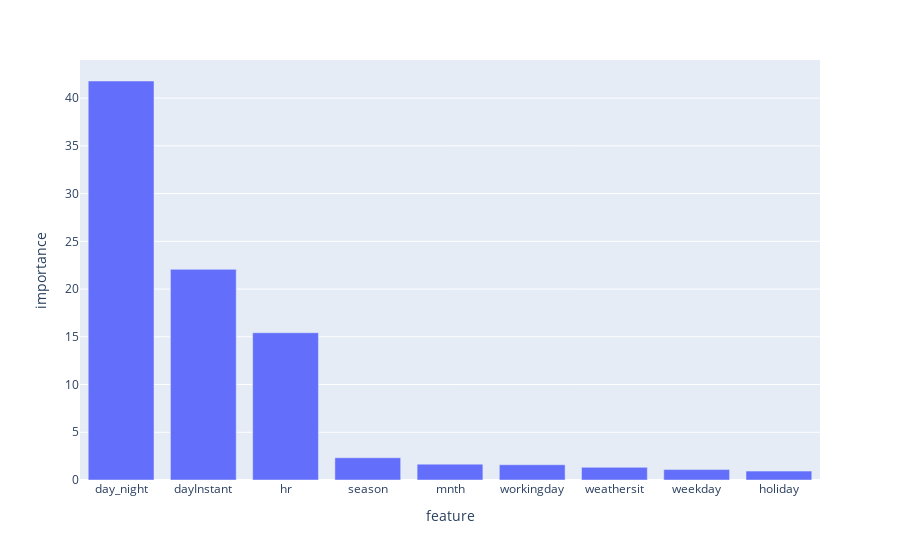

Notebook cell for this chart:
### Markdown cell above
Checking **Correlation** for categorical variables (anova)

### Code cell
from pandas import array
from sklearn.feature_selection import f_classif
corrAnova = data.loc[:,[
    'season',
    'mnth',
    'hr',
    'holiday',
    'weekday',
    'workingday',
    'weathersit',
    'dayInstant',
    'day_night'
]]

from sklearn.preprocessing import OrdinalEncoder
enc = OrdinalEncoder()
corrAnova['dayInstant'] = enc.fit_transform(corrAnova['dayInstant'].array.reshape(-1, 1))

lcorr = list(zip(corrAnova.columns, f_classif(corrAnova, data.cnt)[0]))
lcorr = pd.DataFrame(lcorr, columns=['feature','importance']).sort_values(by='importance', ascending=False)
px.bar(lcorr, x='feature', y='importance')

### Figure 1 — Plotly figure (JSON) as saved in the notebook; plotly's stock layout.template omitted (floating-point values rounded to 4 significant figures)
{"data": [{"alignmentgroup": "True", "hovertemplate": "feature=%{x}<br>importance=%{y}<extra></extra>", "legendgroup": "", "marker": {"color": "#636efa", "pattern": {"shape": ""}}, "name": "", "offsetgroup": "", "orientation": "v", "showlegend": false, "textposition": "auto", "type": "bar", "x": ["day_night", "dayInstant", "hr", "season", "mnth", "workingday", "weathersit", "weekday", "holiday"], "xaxis": "x", "y": [41.79, 22.07, 15.43, 2.331, 1.662, 1.6, 1.323, 1.092, 0.9308], "yaxis": "y"}], "layout": {"barmode": "relative", "legend": {"tracegroupgap": 0}, "margin": {"t": 60}, "xaxis": {"anchor": "y", "domain": [0, 1], "title": {"text": "feature"}}, "yaxis": {"anchor": "x", "domain": [0, 1], "title": {"text": "importance"}}}}
